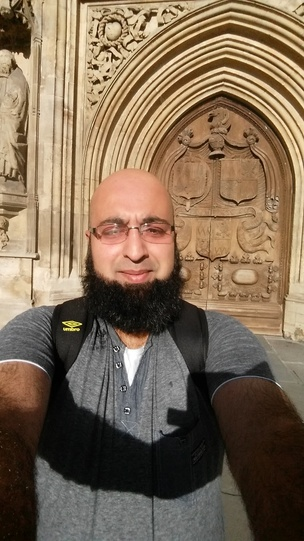
#> input picture dproj/OpenCV/bRm/Waheed.jpg, 304 x 541 px, shrunk from 1080 x 1920 before the run
$ python DistanceCheck.py   (older library calls are emulated)
#> lines starting #> are read from the running program, lines starting #| are printed output that depends on the picture; after the words box and inside, x2 and y2 are one past the last pixel; in counts of white or black regions, pixels touching at a corner belong together
# Example of Brute Force matching base on ORB Algorithm
#Modifity Author : Waheed Rafiq R&D student Birmingham City University UK
#Orignal autor : OpenCV.org
#Date Updated : 21/04/2016 : 13:45

# import the necessary packages
import numpy as np
import cv2

def find_marker(image):
	# convert the image to grayscale, blur it, and detect edges
	gray = cv2.cvtColor(image, cv2.COLOR_BGR2GRAY)
	gray = cv2.GaussianBlur(gray, (5, 5), 0)
	edged = cv2.Canny(gray, 35, 125)

	# find the contours in the edged image and keep the largest one;
	# we'll assume that this is our piece of paper in the image
	(cnts, _) = cv2.findContours(edged.copy(), cv2.RETR_LIST, cv2.CHAIN_APPROX_SIMPLE)

	c = max(cnts, key = cv2.contourArea)

	#contours,hierarchy = cv2.findContours(edged.copy(),cv2.RETR_LIST ,cv2.CHAIN_APPROX_SIMPLE)

	# compute the bounding box of the of the paper region and return it
	return cv2.minAreaRect(c)

def distance_to_camera(knownWidth, focalLength, perWidth):
	# compute and return the distance from the maker to the camera
	return (knownWidth * focalLength) / perWidth

# initialize the known distance from the camera to the object, which
# in this case is 24 inches
KNOWN_DISTANCE = 24.0

# initialize the known object width, which in this case, the piece of
# paper is 11 inches wide
KNOWN_WIDTH = 11.0

# initialize the list of images that we'll be using
IMAGE_PATHS = ["Waheed.jpg", "waheed2.jpg", "group1.jpg"]

# load the furst image that contains an object that is KNOWN TO BE 2 feet
# from our camera, then find the paper marker in the image, and initialize
# the focal length
image = cv2.imread(IMAGE_PATHS[0])
#> image is the input picture: shape (541, 304, 3); mean B, G, R 84.7, 106.8, 126.9
marker = find_marker(image)
#> in find_marker, `gray = cv2.cvtColor(image, cv2.COLOR_BGR2GRAY)`:
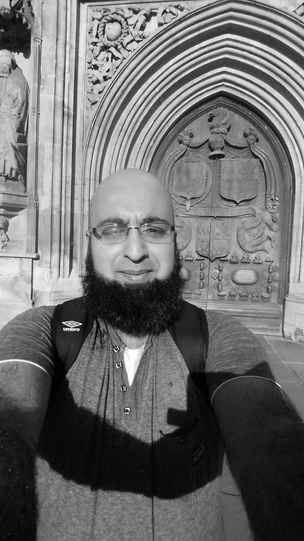
#> gray: shape (541, 304); min 0, max 255, mean 110.3
#> in find_marker, `gray = cv2.GaussianBlur(gray, (5, 5), 0)`:
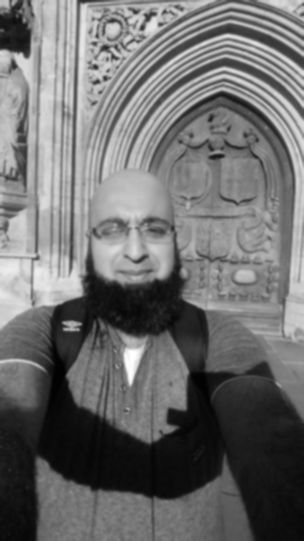
#> gray: shape (541, 304); min 1, max 255, mean 110.3
#> in find_marker, `edged = cv2.Canny(gray, 35, 125)`:
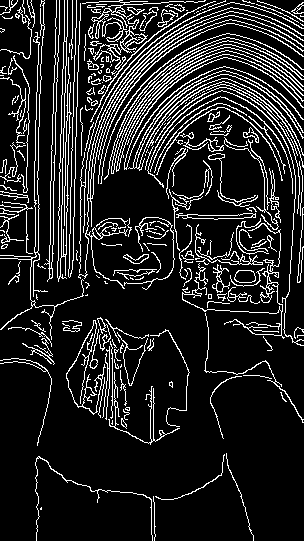
#> edged: shape (541, 304); 14% white in thin lines or dots
#> in find_marker, `(cnts, _) = cv2.findContours(edged.copy(), cv2.RETR_LIST, cv2.CHAIN_AP..`: cnts = 336 contours, 242 with area under 20; largest, box (x1, y1, x2, y2) and area: (57, 0, 72, 282) 700, (57, 41, 67, 279) 676, (93, 16, 148, 70) 463, (78, 7, 304, 289) 376, (128, 70, 304, 171) 288
#> in find_marker, `c = max(cnts, key = cv2.contourArea)`: c = contour of 163 points, box (x1, y1, x2, y2) (57, 0, 72, 282), area 700
#> marker = ((64.92, 140.6), (281.1, 10.52), -88.32)
focalLength = (marker[1][0] * KNOWN_DISTANCE) / KNOWN_WIDTH
#> focalLength = 613.4

# loop over the images
for imagePath in IMAGE_PATHS:
	# load the image, find the marker in the image, then compute the
	# distance to the marker from the camera
	image = cv2.imread(imagePath)
	marker = find_marker(image)
	inches = distance_to_camera(KNOWN_WIDTH, focalLength, marker[1][0])
#> inches = 24

	# draw a bounding box around the image and display it
	box = np.int0(cv2.cv.BoxPoints(marker))
#> box = [[66, 281], [55, 280], [63, 0], [74, 0]]
	cv2.drawContours(image, [box], -1, (0, 255, 0), 2)
	cv2.putText(image, "%.2fft" % (inches / 12),
		(image.shape[1] - 200, image.shape[0] - 20), cv2.FONT_HERSHEY_SIMPLEX,
		2.0, (0, 255, 0), 3)
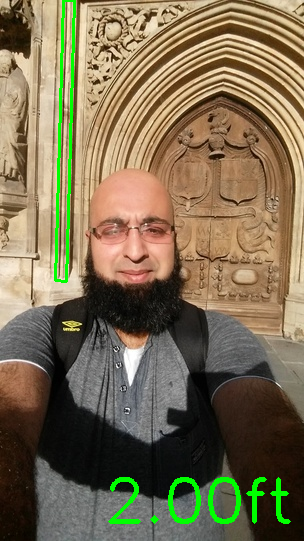
#> image: shape (541, 304, 3); mean B, G, R 82.3, 110.2, 123.7
	cv2.imshow("image", image)
	cv2.waitKey(0)
#> pass 2 of the loop `for imagePath in IMAGE_PATHS:`:
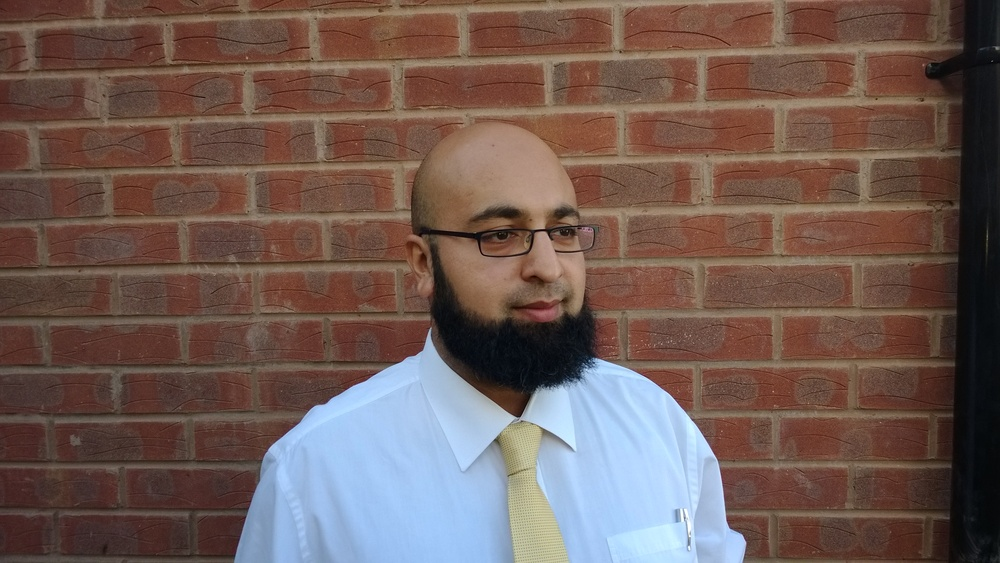
#> input picture dproj/OpenCV/bRm/Waheed2.jpg, 1000 x 563 px, shrunk from 3552 x 2000 before the run, found by its file name
#> image is the input picture: shape (563, 1000, 3); mean B, G, R 84.2, 90.8, 111.9
#> in find_marker (call 3), `edged = cv2.Canny(gray, 35, 125)`:
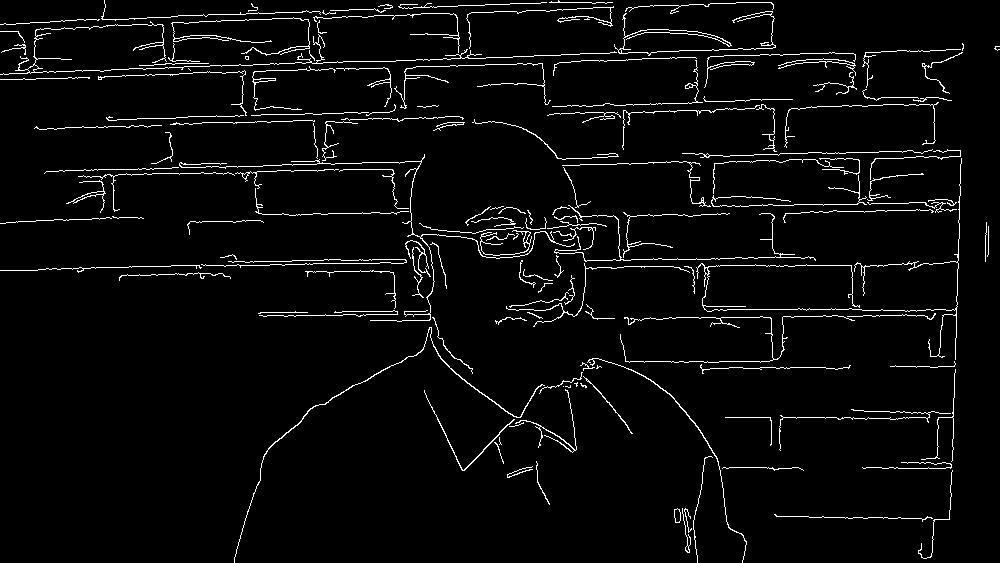
#> edged: shape (563, 1000); 3.8% white in thin lines or dots
#> cnts = 170 contours, 135 with area under 20; largest, box (x1, y1, x2, y2) and area: (234, 327, 545, 563) 176, (0, 21, 617, 75) 110, (66, 180, 106, 213) 101, (587, 358, 747, 563) 90, (73, 191, 105, 203) 81
#> c = contour of 507 points, box (x1, y1, x2, y2) (234, 327, 545, 563), area 176
#> `marker = find_marker(image)`: marker = ((365.5, 427.2), (356.5, 121.4), -26.88)
#> inches = 18.93
#> box = [[234, 562], [179, 453], [497, 292], [551, 400]]
#> `cv2.putText(image, "%.2fft" % (inches / 12), (image.shape[1] - 200, im..`:
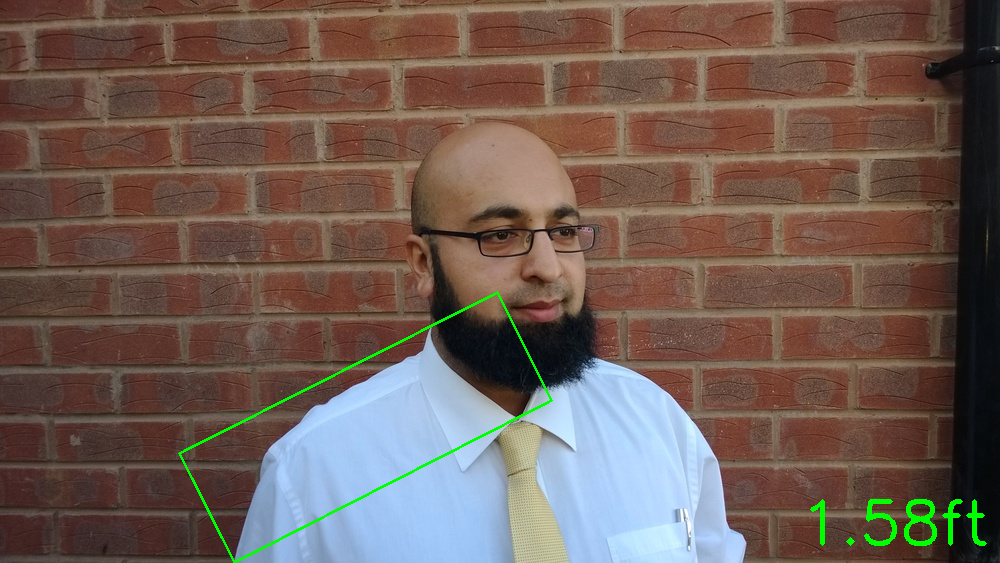
#> image: shape (563, 1000, 3); mean B, G, R 83.6, 92.2, 111.2
#> pass 3 of the loop `for imagePath in IMAGE_PATHS:`:
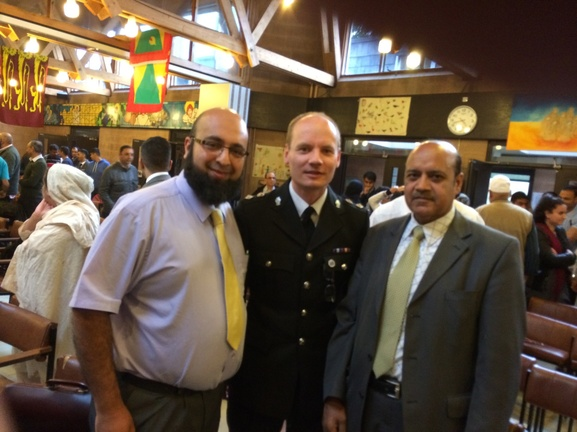
#> input picture dproj/OpenCV/bRm/group1.jpg, 577 x 432 px, shrunk from 2048 x 1536 before the run
#> image is the input picture: shape (432, 577, 3); mean B, G, R 67.3, 83.7, 99.7
#> in find_marker (call 4), `edged = cv2.Canny(gray, 35, 125)`:
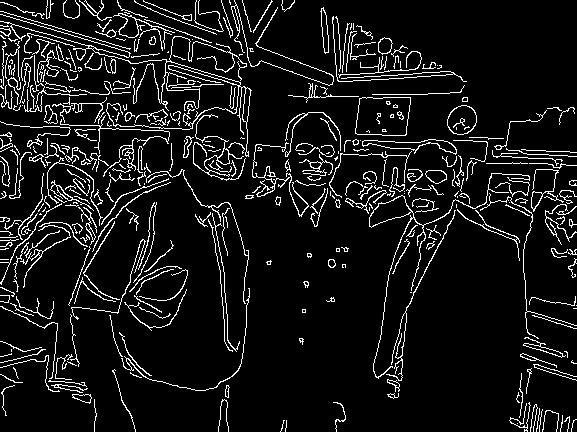
#> edged: shape (432, 577); 8.6% white in thin lines or dots
#> cnts = 479 contours, 379 with area under 20; largest, box (x1, y1, x2, y2) and area: (355, 97, 411, 136) 1892, (355, 97, 411, 136) 1889, (369, 173, 530, 379) 775, (369, 195, 412, 228) 672, (447, 105, 477, 135) 662
#> c = contour of 34 points, box (x1, y1, x2, y2) (355, 97, 411, 136), area 1892
#> `marker = find_marker(image)`: marker = ((382.5, 116), (38, 55), -90)
#> inches = 177.6
#> box = [[410, 135], [355, 135], [355, 97], [410, 97]]
#> `cv2.putText(image, "%.2fft" % (inches / 12), (image.shape[1] - 200, im..`:
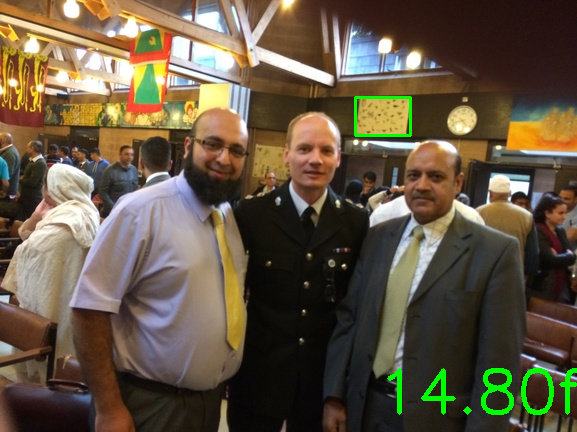
#> image: shape (432, 577, 3); mean B, G, R 66.9, 86.2, 99
